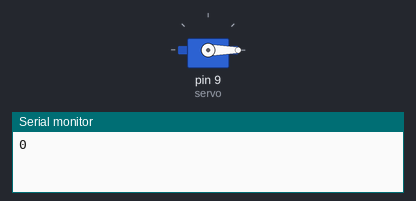
The sketch below on a simulated Arduino Uno, built with avr-gcc and run on an emulated ATmega328P. Shown: servo, the last lines printed to the serial monitor.

Above: at 0.05 s.
At 1.5 s:
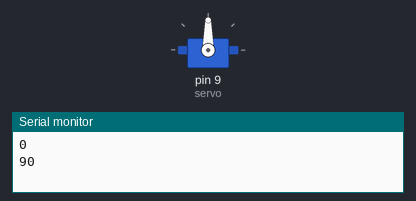
At 3.0 s:
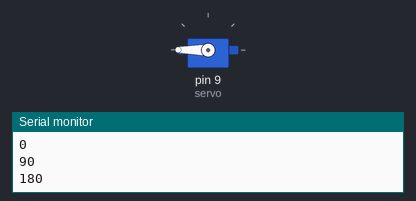
Timing chart, 0 to 6.9 s (numbered marks = the images above):
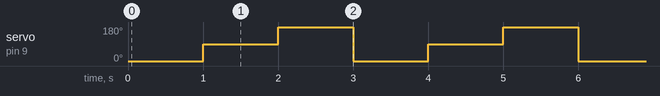

The sketch:

servo_barrido.ino
```cpp
// Prueba del servo: va a 0°, 90° y 180°, un segundo en cada uno, y avisa por el monitor serial.
#include <Servo.h>

Servo servo;

void ir(int angulo) {
  servo.write(angulo);
  Serial.println(angulo);
  delay(1000);
}

void setup() {
  Serial.begin(9600);
  servo.attach(9);
}

void loop() {
  ir(0);
  ir(90);
  ir(180);
}
```

Measured:
- by itself, servo on pin 9 (servo): repeats every 3.0 s: 180° 1.0 s, 0° 1.0 s, 90° 1.0 s
